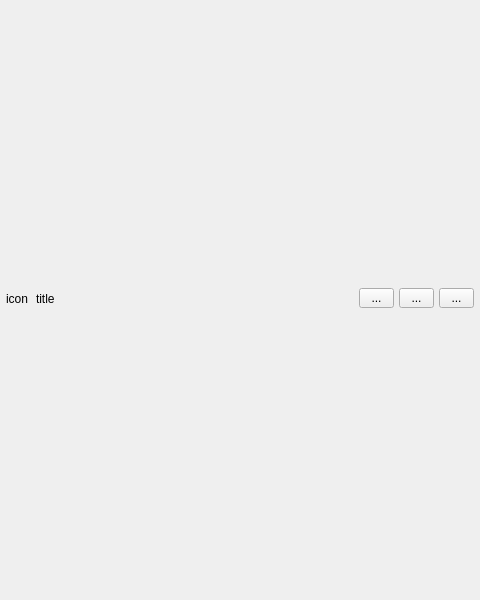
<?xml version="1.0" encoding="UTF-8"?>
<ui version="4.0">
 <class>TitleBar</class>
 <widget class="QWidget" name="TitleBar">
  <property name="geometry">
   <rect>
    <x>0</x>
    <y>0</y>
    <width>480</width>
    <height>600</height>
   </rect>
  </property>
  <property name="minimumSize">
   <size>
    <width>0</width>
    <height>0</height>
   </size>
  </property>
  <property name="mouseTracking">
   <bool>false</bool>
  </property>
  <property name="windowTitle">
   <string>TitleBar</string>
  </property>
  <layout class="QVBoxLayout" name="verticalLayout">
   <property name="spacing">
    <number>0</number>
   </property>
   <property name="sizeConstraint">
    <enum>QLayout::SetDefaultConstraint</enum>
   </property>
   <property name="leftMargin">
    <number>3</number>
   </property>
   <property name="topMargin">
    <number>3</number>
   </property>
   <property name="rightMargin">
    <number>3</number>
   </property>
   <property name="bottomMargin">
    <number>3</number>
   </property>
   <item>
    <widget class="QWidget" name="titleWidget" native="true">
     <property name="sizePolicy">
      <sizepolicy hsizetype="Preferred" vsizetype="Fixed">
       <horstretch>0</horstretch>
       <verstretch>0</verstretch>
      </sizepolicy>
     </property>
     <property name="minimumSize">
      <size>
       <width>0</width>
       <height>0</height>
      </size>
     </property>
     <layout class="QHBoxLayout" name="horizontalLayout">
      <property name="spacing">
       <number>5</number>
      </property>
      <property name="leftMargin">
       <number>3</number>
      </property>
      <property name="topMargin">
       <number>5</number>
      </property>
      <property name="rightMargin">
       <number>3</number>
      </property>
      <property name="bottomMargin">
       <number>8</number>
      </property>
      <item>
       <widget class="QLabel" name="titleIcon">
        <property name="minimumSize">
         <size>
          <width>25</width>
          <height>25</height>
         </size>
        </property>
        <property name="maximumSize">
         <size>
          <width>25</width>
          <height>25</height>
         </size>
        </property>
        <property name="text">
         <string>icon</string>
        </property>
        <property name="alignment">
         <set>Qt::AlignLeading|Qt::AlignLeft|Qt::AlignVCenter</set>
        </property>
       </widget>
      </item>
      <item>
       <widget class="QLabel" name="titleText">
        <property name="minimumSize">
         <size>
          <width>0</width>
          <height>25</height>
         </size>
        </property>
        <property name="maximumSize">
         <size>
          <width>16777215</width>
          <height>25</height>
         </size>
        </property>
        <property name="frameShape">
         <enum>QFrame::NoFrame</enum>
        </property>
        <property name="text">
         <string>title</string>
        </property>
        <property name="alignment">
         <set>Qt::AlignLeading|Qt::AlignLeft|Qt::AlignVCenter</set>
        </property>
       </widget>
      </item>
      <item>
       <widget class="QToolButton" name="btnMin">
        <property name="minimumSize">
         <size>
          <width>35</width>
          <height>20</height>
         </size>
        </property>
        <property name="maximumSize">
         <size>
          <width>35</width>
          <height>20</height>
         </size>
        </property>
        <property name="text">
         <string>...</string>
        </property>
       </widget>
      </item>
      <item>
       <widget class="QToolButton" name="btnMax">
        <property name="minimumSize">
         <size>
          <width>35</width>
          <height>20</height>
         </size>
        </property>
        <property name="maximumSize">
         <size>
          <width>35</width>
          <height>20</height>
         </size>
        </property>
        <property name="text">
         <string>...</string>
        </property>
       </widget>
      </item>
      <item>
       <widget class="QToolButton" name="btnClose">
        <property name="minimumSize">
         <size>
          <width>35</width>
          <height>20</height>
         </size>
        </property>
        <property name="maximumSize">
         <size>
          <width>35</width>
          <height>20</height>
         </size>
        </property>
        <property name="text">
         <string>...</string>
        </property>
       </widget>
      </item>
     </layout>
    </widget>
   </item>
  </layout>
 </widget>
 <resources/>
 <connections/>
</ui>
